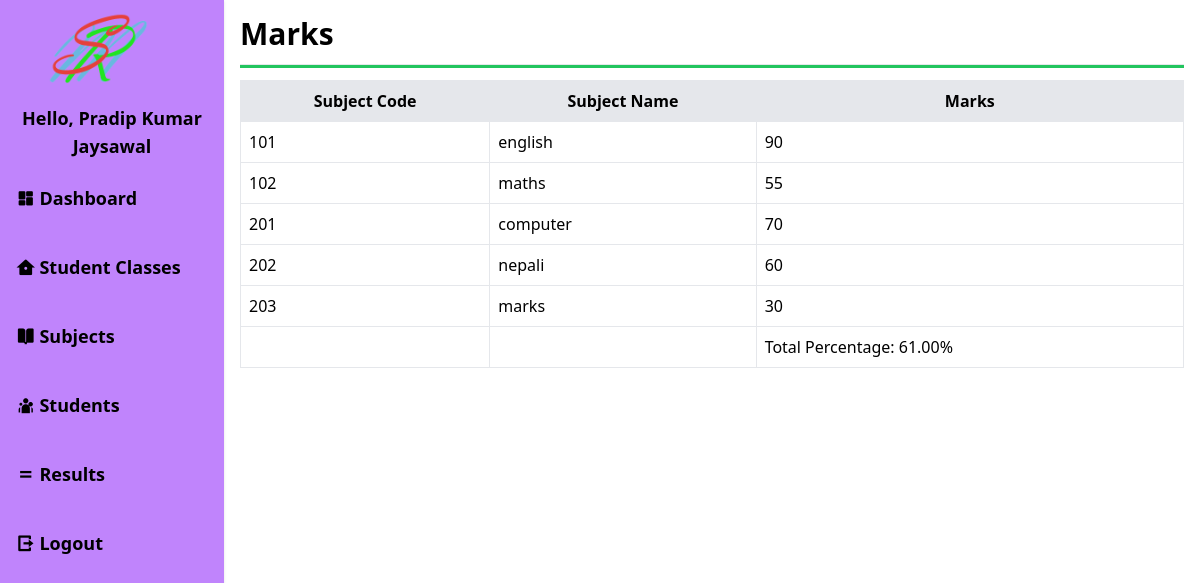
Page /admin/viewmarks.php?id=1 (signed in) on the committed database.
### tables this page shows
CREATE TABLE `sub` (
  `id` int(11) NOT NULL,
  `code` int(11) NOT NULL,
  `subjects` varchar(100) NOT NULL
);

CREATE TABLE `results` (
  `id` int(11) NOT NULL,
  `code` int(11) NOT NULL,
  `name` varchar(150) NOT NULL,
  `grade` int(11) NOT NULL,
  `marks` int(11) NOT NULL,
  `english` int(11) DEFAULT NULL,
  `maths` int(11) DEFAULT NULL,
  `computer` int(11) DEFAULT NULL,
  `nepali` int(11) DEFAULT NULL,
  `percentage` float NOT NULL
);

### admin/viewmarks.php (the view, shortened to what this page needs)
<?php
include 'header.php';
include '../includes/dbconnection.php';
if(isset($_GET['id'])){
    $id = $_GET['id'];
  }
$qry = "SELECT * FROM results WHERE id = $id";
$subqry = "SELECT * FROM sub";
$result = mysqli_query($conn, $qry);
$result2 = mysqli_query($conn, $subqry);
$result5 = mysqli_query($conn, $qry);
$row  = mysqli_fetch_assoc($result);
$totalMarks = 0;
$totalPossibleMarks = 500;
while($row5 = mysqli_fetch_assoc($result5)) {
    $totalMarks += $row5['marks']+$row5['english']+$row5['maths']+$row5['computer']+$row5['nepali'];
}
$totalPercentage = ($totalMarks / $totalPossibleMarks) * 100;
?>
<link href="https://cdn.jsdelivr.net/npm/remixicon@4.2.0/fonts/remixicon.css" rel="stylesheet" />
<h1 class="text-3xl font-bold">Marks</h1>
<hr class="my-3 h-1 bg-green-500">
<table class="w-full">
    <tr class="bg-gray-200">
        <th class="border p-2">Subject Code</th>
        <th class="border p-2">Subject Name</th>
        <th class="border p-2">Marks</th>
    </tr>
    <?php
              if ($result2 && mysqli_num_rows($result2) > 0) {
                while($row2  = mysqli_fetch_assoc($result2)) {
            ?>
    <tr>
    <td class="border p-2"><?php echo $row2['code']; ?></td>
              <td class="border p-2"><?php echo $row2['subjects']; ?></td>
              <td class="border p-2"><?php
                if($row && isset($row[$row2['subjects']])) {
                    echo $row[$row2['subjects']];
                } else {
                    echo "N/A";
                }
              ?></td>
    </tr>
    <?php
                }
              } else {
                echo "<tr><td colspan='3'>No results found.</td></tr>";
              }
            ?>
    <tr>
        <td class="border p-2"></td>
        <td class="border p-2"></td>
        <td class="border p-2">Total Percentage: <?php echo number_format($totalPercentage, 2); ?>%</td>
    </tr>
</table>
<?php include 'footer.php'; ?>

### rows in the picture
sub: code "101", subjects "english", subjects.english "90"
sub: code "102", subjects "maths", subjects.maths "55"
sub: code "201", subjects "computer", subjects.computer "70"
sub: code "202", subjects "nepali", subjects.nepali "60"
sub: code "203", subjects "marks", subjects.marks "30"

### other values in the picture
$_SESSION['username'] "Pradip Kumar Jaysawal"
$totalPercentage "61.00"
